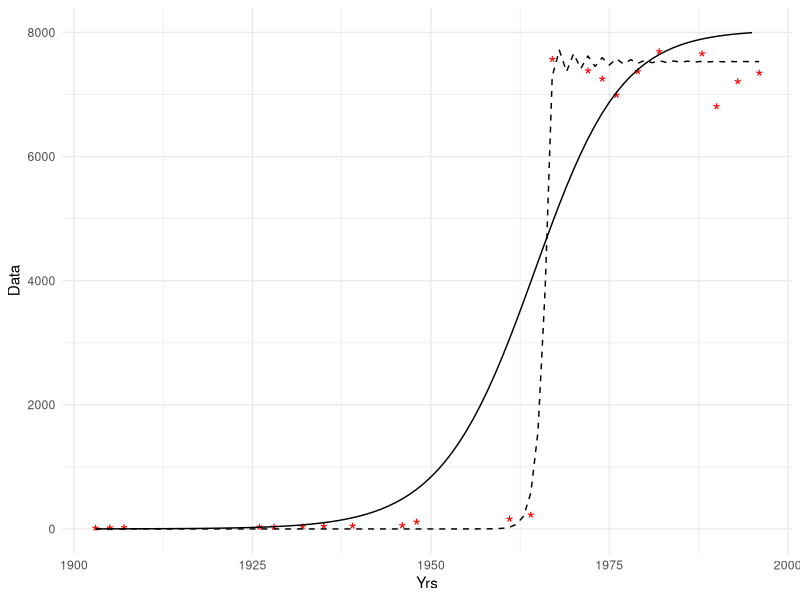
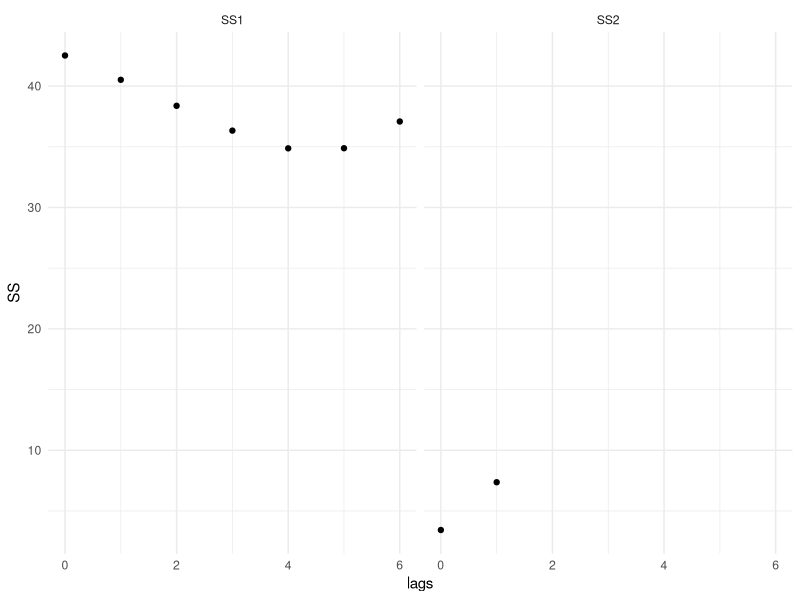
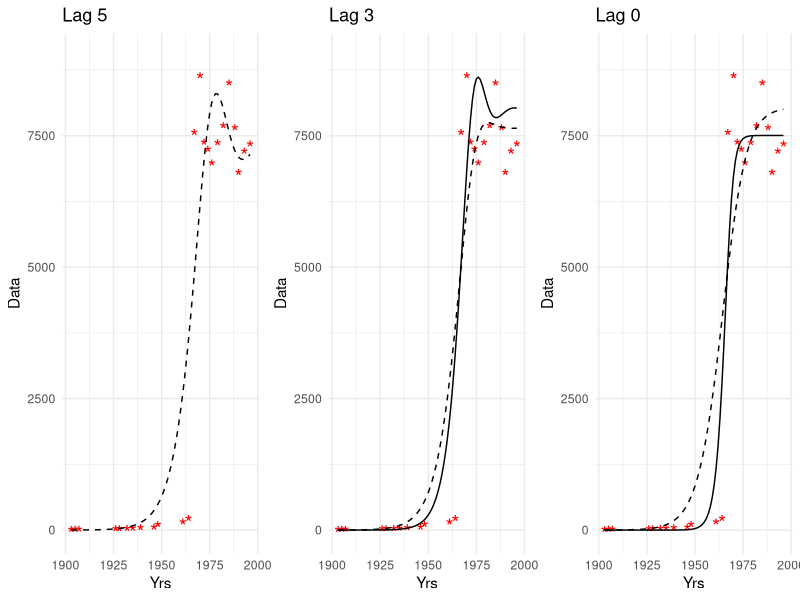

Recreate these plots in R, in order.
## ---- chunk 1
#| label: load-packages
#| include: false

library(tidyverse)
library(palmerpenguins)
theme_set(theme_minimal())
## ---- chunk 2

Yrs<-c(1903, 1905, 1907, 1926, 1928, 1932, 1935, 1939, 1946, 1948, 1961, 1964, 1967, 1970, 1972, 1974, 1976, 1979, 1982, 1985, 1988, 1990, 1993, 1996)
Data<-c(12, 15, 17, 25, 27, 30, 37, 42, 52, 108, 156, 219, 7563, 8642, 7378, 7245, 6983, 7367, 7689, 8503, 7654, 6803, 7204, 7343)
length(Yrs); length(Data)

#pars, Years, and Numbers are vector arguments
LogisticGrowthModel<-function(pars, Years, Numbers, ReturnResults=F){
  
  #print(Years)
  
  KK<-pars[1]; rr<-pars[2]; BB<-pars[3]#assign parameters
  
  TT<-Years[1]:Years[length(Years)] #stretch out years within model so no missing years

  #print(TT)
  
  PP<-vector(mode = "numeric", length = length(TT));  #empty population size vector
  
  DD<-vector(mode = "numeric", length = length(TT)); #empty population growth vector
  
  II<-rr*BB*(1-BB/KK) #initial growth to reach year 1 from year 0
  
  PP[1]<-BB+II # population assignment at year 1, based on parameter BB (initial population)
  
  for(i in 2:length(PP)){ 
    
    DD[i-1] <- rr*PP[i-1]*(1-PP[i-1]/KK); #this is dN/dt - amount the population grows based
    #on conditions in the previous time step
    
    PP[i] <- PP[i-1] + DD[i-1] #update population size
    
    } 

  #print(DD)
  #print(PP)
  
   Predictions<-data.frame(Years = TT, Pred = PP); #create predictions
   
   Observations<-data.frame(Years, Numbers) #store observations in data frame
   
   Results<-merge(Predictions, Observations, by = "Years") #match Predictions and Observations by Year
  
   SS<-sum((Results$Numbers - Results$Pred)^2) #calculate sum of squares: sum((obs - pred)^2)
  
   #print('Results')
   #print(Results)
  if(ReturnResults==T){ return(list(Predictions, SS))} else {return(SS)}
   #controls options for what is returned from function

   }

#LogisticGrowthModel(c(7500,0.5), Yrs, Data, t=0, ReturnResults=T) ERROR
LogisticGrowthModel(c(7500,0.5,1), Years=Yrs, Numbers=Data, ReturnResults=T)


## ---- chunk 3

OptPars1<-optim(c(7500,0.5,1), LogisticGrowthModel, method = 'L-BFGS-B', Years = Yrs, Numbers = Data, lower = c(2000, 0,0.8), upper = c(10000, 1,100), control = list(maxit = 50000))
OptPars1

OptPars2<-optim(c(7500,0.5,1), LogisticGrowthModel, Years = Yrs, Numbers = Data, control = list(maxit = 50000))
OptPars2

Predictions1<-LogisticGrowthModel(OptPars1$par, Yrs, Data, ReturnResults=T)[[1]]
Predictions2<-LogisticGrowthModel(OptPars2$par, Yrs, Data, ReturnResults=T)[[1]]

#tibble(Yrs, Data) %>% 
#  ggplot(aes(Yrs, Data)) + geom_point(shape = '*', color = 'red', size = 5) + ylim(0,8000)


tibble(Yrs, Data) %>% 
  ggplot(aes(Yrs, Data)) + geom_point(shape = '*', color = 'red', size = 5) + ylim(0,8000) + geom_line(aes(Years, Pred), data = Predictions1) + geom_line(aes(Years, Pred), data = Predictions2, linetype = 2)

## ---- chunk 4
# Now try to figure out the best time lag as shown in the on-line example. 
# Hint: plot SS as it relates to the time lag value. SS is your sums of 
# squares, so the value with the lowest sum of squares is the one you want. 
# Try lag values of 0 - 5. To include a lag, use the next function instead. 
# Note that there is now an additional parameter for lag t.

LogisticGrowthModelLag<-function(pars, Years, Numbers, t=0, ReturnResults=F){
  KK<-pars[1]; rr<-pars[2]; BB<-pars[3]
  TT<-Years[1]:Years[length(Years)]
  PP<-vector(mode = "numeric", length = length(TT));
  DD<-vector(mode = "numeric", length = length(TT)); 
  II<-rr*BB*(1-BB/KK)
  PP[1]<-BB+II
  
  #implementing Logistic Growth for Years with no lagged Numbers data
  if(t>0){
    for(i in 2:(t+1)){ 
      DD[i-1]<- rr*PP[i-1]*(1-PP[i-1]/KK);
      PP[i]<-PP[i-1] + DD[i-1]
    }
  }
  
  #implementing Lagged growth
  for(i in (t+2):length(PP)){ 
    DD[i-1]<- rr*PP[i-1]*(1-PP[i-1-t]/KK); 
    PP[i]<-PP[i-1] + DD[i-1]
  }
  
  #print(PP) 
  Predictions<-data.frame(Years = TT, Pred = PP); Observations<-data.frame(Years, Numbers)
  Results<-merge(Predictions, Observations, by = "Years")
  SS<-sum((Results$Numbers - Results$Pred)^2)
  if(ReturnResults==T){ return(list(Predictions, SS))} else {return(ifelse(is.infinite(SS), 10000000000, SS))}
}

LogisticGrowthModelLag(OptPars1$par, t=3,Yrs, Data, ReturnResults=T)
LogisticGrowthModelLag(OptPars2$par, t=3,Yrs, Data, ReturnResults=T)

SS1<-SS2<-vector(mode = "numeric", length = 6)
OptPars1_list<-OptPars2_list<-NULL

for(i in 0:6){
  OptPars1_list[[i+1]]<-try(optim(OptPars1$par, fn=LogisticGrowthModelLag, t=i, method = 'L-BFGS-B', Years = Yrs, Numbers = Data, lower = c(2000, 0,0.8), upper = c(10000, 1,100), control = list(maxit = 50000)), silent=T)
  OptPars2_list[[i+1]]<-try(optim(OptPars2$par, fn=LogisticGrowthModelLag, t=i, Years = Yrs, Numbers = Data, control = list(maxit = 50000)),silent=T)
  SS1[i+1]<-try(OptPars1_list[[i+1]]$value/1000000,silent=T )
  SS2[i+1]<-try(OptPars2_list[[i+1]]$value/1000000,silent=T )
}

SS1 %>% head(.)
SS2 %>% head(.)

## ---- chunk 5
#Q - The time lag corresponding with the minimum SS is the best. What is time lag is that?
#That is, which would you choose if the best model by least squares (SS)?



tibble(lags=c(0:6), SS=SS1) %>% 
  mutate(type = 'SS1') %>% 
  bind_rows(tibble(lags=c(0:6), SS=ifelse(grepl('Error', SS2), NA_real_, as.numeric(SS2))) %>% 
  mutate(type = 'SS2')) %>% 
  group_by(type) %>% 
  ggplot(aes(lags, SS)) + geom_point() + facet_wrap(~type)

## ---- chunk 6

#Q - BUT, this is what happens with lag = 5. Why? (Compare plots with lag = 0 - 4)

OptPars<-NULL

OptPars<-optim(c(7500,0.5,1), LogisticGrowthModelLag, t=5, Years = Yrs, Numbers = Data)

Predictions<-LogisticGrowthModelLag(c(OptPars$par), t=5,Yrs, Data, ReturnResults=T)[[1]]
Predictions2<-LogisticGrowthModelLag(c(OptPars1_list[[6]]$par), t=6-1,Yrs, Data, ReturnResults=T)[[1]]

L5 <- tibble(Yrs, Data) %>% ggplot(aes(Yrs, Data)) + geom_point(shape = "*", color = "red", size = 5) + ylim(0,9000) + geom_line(aes(Years, Pred), data = Predictions) + ggtitle('Lag 5') + geom_line(aes(Years, Pred), data = Predictions2, lty = 2)

LogisticGrowthModelLag(OptPars2$par, t=5,Yrs, Data, ReturnResults=T)


#...compared with lag = 3
OptPars<-NULL
OptPars<-optim(c(7500,0.5,1), LogisticGrowthModelLag, t=3, Years = Yrs, Numbers = Data)
Predictions<-LogisticGrowthModelLag(c(OptPars$par), t=3,Yrs, Data, ReturnResults=T)[[1]]
Predictions2<-LogisticGrowthModelLag(c(OptPars1_list[[4]]$par), t=4-1,Yrs, Data, ReturnResults=T)[[1]]
L3 <- tibble(Yrs,Data) %>% ggplot(aes(Yrs, Data)) + geom_point(shape = "*", color = "red", size = 5) + ylim(0,9000) + geom_line(aes(Years, Pred), data = Predictions) + ggtitle('Lag 3') + geom_line(aes(Years, Pred), data = Predictions2, lty = 2)

#...and no lag = 0
OptPars<-NULL
OptPars<-optim(c(7500,0.5,1), LogisticGrowthModelLag, t=0, Years = Yrs, Numbers = Data)
Predictions<-LogisticGrowthModelLag(c(OptPars$par), t=0,Yrs, Data, ReturnResults=T)[[1]]
Predictions2<-LogisticGrowthModelLag(c(OptPars1_list[[1]]$par), t=1-1,Yrs, Data, ReturnResults=T)[[1]]
L0 <- tibble(Yrs, Data) %>% ggplot(aes(Yrs, Data)) + geom_point(shape = "*", color = "red", size = 5) + ylim(0,9000) + geom_line(aes(Years, Pred), data = Predictions) + ggtitle('Lag 0') + geom_line(aes(Years, Pred), data = Predictions2, lty = 2)


#Q - Which one fits the data best?
gridExtra::grid.arrange(L5, L3, L0, ncol = 3)

